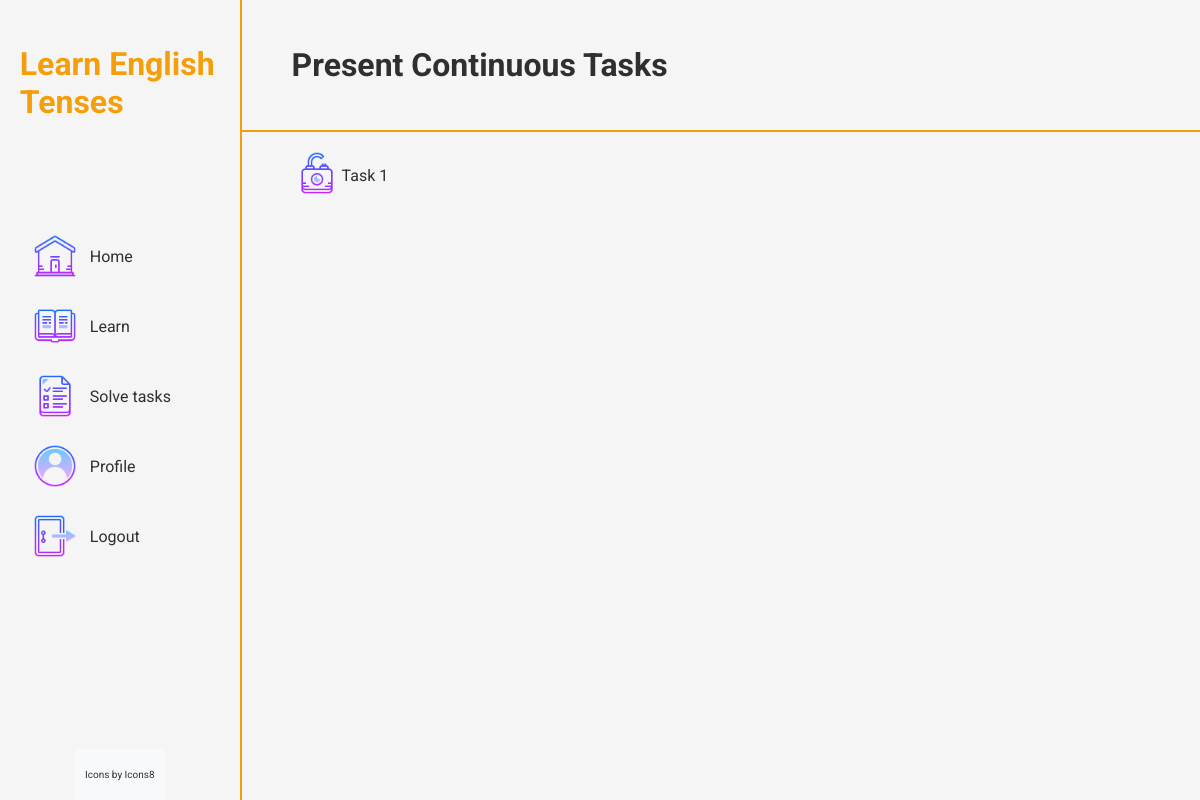
Page /home/present_continuous/tasks (signed in) on the earlier database version.
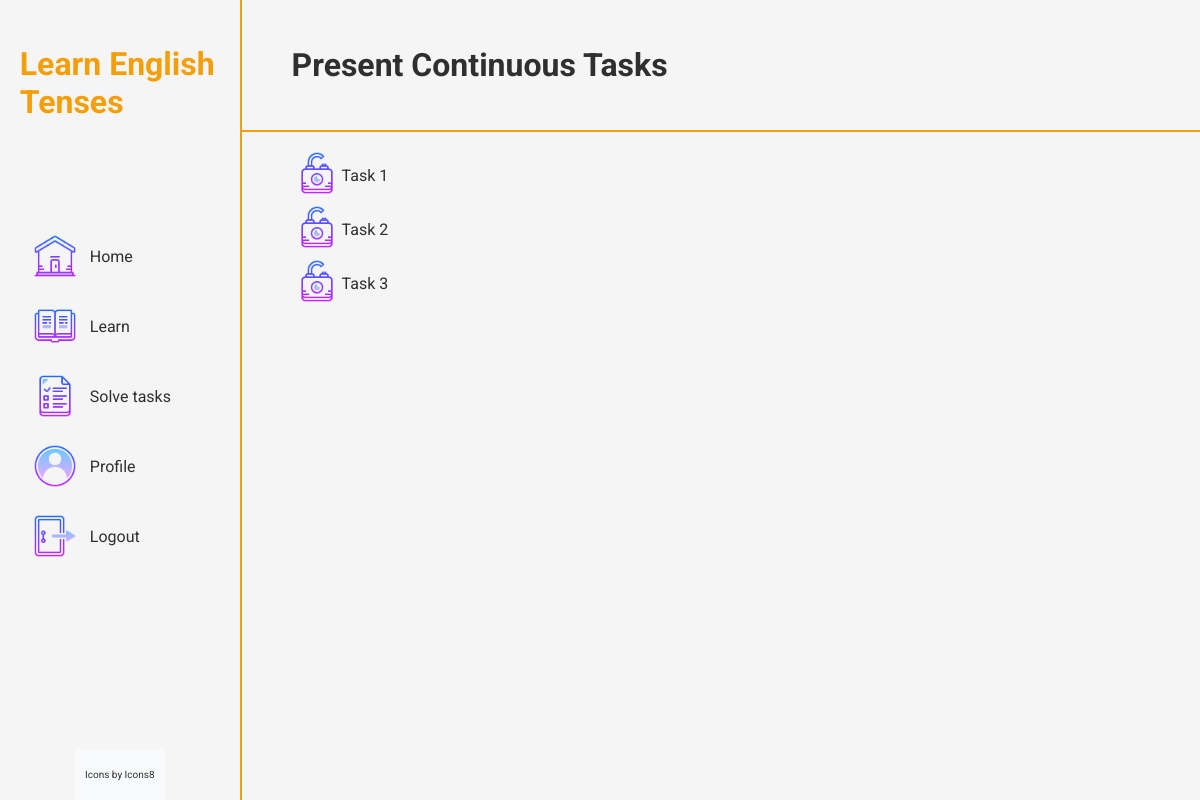
Same page on the later database version.
### learntenses/models.py (models this page shows, shortened)
class UserTask(models.Model):
    user = models.ForeignKey(UserProfile, on_delete=models.CASCADE)
    task = models.ForeignKey(Task, on_delete=models.CASCADE)
    completed = models.BooleanField(default=False)
    attempts = models.IntegerField(default=0)

class Task(models.Model):
    TENSE_CHOICES = [
        ('PS', 'Present Simple'),
        ('PC', 'Present Continuous'),
        ('PP', 'Present Perfect'),
        ('PaS', 'Past Simple'),
        ('PaC', 'Past Continuous'),
        ('PaP', 'Past Perfect'),
        ('FS', 'Future Simple'),
        ('FC', 'Future Continuous'),
        ('FP', 'Future Perfect'),
    ]
    TASK_NAMES = [
        ('1', 'Task 1'),
        ('2', 'Task 2'),
        ('3', 'Task 3'),
        ('4', 'Task 4'),
        ('5', 'Task 5'),
        ('6', 'Task 6')
    ]
    LEVELS = {
        '1' : 1,
        '2' : 2,
        '3' : 3,
        '4' : 4,
        '5' : 5,
        '6' : 6,
    }
    level = models.IntegerField(blank=True, null=True)
    tense = models.CharField(max_length=3, choices=TENSE_CHOICES)
    name = models.CharField(max_length=10, choices=TASK_NAMES)
    sentence = models.CharField(max_length=500)
    words = models.CharField(max_length=500)
    correct_words = models.CharField(max_length=500)
    class Meta:
        unique_together = ('name', 'tense')

### learntenses/views.py (the view)
# urls.py: path('<str:tense_name>/tasks', views.task_list, name='task_list'),
def task_list(request, tense_name):
    tense_mapping = {
        'present_simple': 'PS',
        'present_continuous': 'PC',
        'present_perfect': 'PP',
        'past_simple': 'PaS',
        'past_continuous': 'PaC',
        'past_perfect': 'PaP',
        'future_simple': 'FS',
        'future_continuous': 'FC',
        'future_perfect': 'FP',
    }
    tense_name_mapping = {
        'present_simple': 'Present Simple',
        'present_continuous': 'Present Continuous',
        'present_perfect': 'Present Perfect',
        'past_simple': 'Past Simple',
        'past_continuous': 'Past Continuous',
        'past_perfect': 'Past Perfect',
        'future_simple': 'Future Simple',
        'future_continuous': 'Future Continuous',
        'future_perfect': 'Future Perfect',
    }
    tense = tense_mapping.get(tense_name)
    tasks = Task.objects.filter(tense=tense).order_by('name')
    user_profile = UserProfile.objects.get(user=request.user)
    user_tasks = list(UserTask.objects.filter(user=user_profile, task__in=tasks).order_by('task__name'))
    if user_tasks:
        user_tasks[0].locked = False
        for i in range(1, len(user_tasks)):
            user_tasks[i].locked = not user_tasks[i-1].completed
    return render(request, 'learntenses/task_list.html', {'tasks': tasks, 'user_tasks': user_tasks, 'tense_name': tense_name_mapping.get(tense_name)})

### learntenses/templates/learntenses/task_list.html
{% extends 'learntenses/base.html' %}
{% block extra_css %}
  {% load static %}
  <link rel="stylesheet" href="{% static 'learntenses/styles/task_list.css' %}">
{% endblock %}
{% block content %}
  <div class="tasks-container">
    <div class="tasks-header">
      <h1>{{ tense_name }} Tasks</h1>
    </div>
    <div class="task-list">
      <ul>
        {% for user_task in user_tasks %}
            <li>
              <div class="task-item">
                <div class="task-icon">
                  {% if not user_task.locked %}
                    <img src="{% static 'learntenses/images/unlocked.png' %}" class="task-icon">
                  {% else %}
                    <img src="{% static 'learntenses/images/locked.png' %}" class="task-icon">
                  {% endif %}
                </div>
                <div class="task-name" style="color: {{ user_task.locked|yesno:'#A1B5B5,#2E2F2F' }};">
                  {% if not user_task.locked %}
                    <a href="{% url 'home:task_detail' user_task.task.tense user_task.task.id %}" style="color: inherit;">
                      Task {{ user_task.task.name }}
                    </a>
                  {% else %}
                    Task {{ user_task.task.name }}
                  {% endif %}
                </div>
              </div>
            </li>
        {% endfor %}
      </ul>
    </div>
  </div>
{% endblock %}

### learntenses/templates/learntenses/base.html (shortened to what this page needs)
<!DOCTYPE html>
<html lang="en">
<head>
  {% load static %}
  <link href="{% static 'learntenses/styles/base.css' %}" rel="stylesheet">
  {% block extra_css %}
  {% endblock %}
</head>
<body>
  <div class="container">
    <div class="navigation">
      <h1>Learn English Tenses</h1>
      {% if request.user.is_superuser %}
        <a href="{% url 'admin:index' %}">
          <img class="icon" src="{% static 'learntenses/images/admin-panel.png' %}" alt="">
          Admin Panel
        </a>
        {% if request.user.is_authenticated %}
          <a href="{% url 'home:create_task' %}">
            <img class="icon" src="{% static 'learntenses/images/plus.png' %}" alt="">
            Create tasks
          </a>
          <a href="{% url 'home:manage_tasks' %}">
            <img class="icon" src="{% static 'learntenses/images/manage.png' %}" alt="">
            Manage tasks
          </a>
          <form id="logout-form" method="POST" action="{% url 'home:logout' %}">
            {% csrf_token %}
          </form>
          <a href="#" onclick="document.getElementById('logout-form').submit();">
            <img class="icon" src="{% static 'learntenses/images/logout.png' %}" alt="">
            Logout
          </a>
        {% endif %}
      {% else %}
        <a href="{% url 'home:index' %}">
          <img class="icon" src="{% static 'learntenses/images/home.png' %}" alt="">
          Home
        </a>
        <a href="#">
          <img class="icon" src="{% static 'learntenses/images/learn.png' %}" alt="">
          Learn
        </a>
        <a href="#" id="solve-tasks">
          <img class="icon" src="{% static 'learntenses/images/solve-tasks.png' %}" alt="">
          Solve tasks
        </a>
        <a href="{% url 'home:profile' %}">
          <img class="icon" src="{% static 'learntenses/images/profile.png' %}" alt="">
          Profile
        </a>
        {% if request.user.is_authenticated %}
          <a href="#" onclick="document.getElementById('logout-form').submit();">
            <img class="icon" src="{% static 'learntenses/images/logout.png' %}" alt="">
            Logout
          </a>
        {% endif %}
      {% endif %}
      <div class="icon-credit">
        <p class="small-text">Icons by Icons8</p>
      </div>
    </div>
    <div class="content">
      {% block content %}
      {% endblock %}
    </div>
  </div>
</body>
</html>

### learntenses/static/learntenses/styles/base.css (style rules this page uses)
body { font-family: 'Roboto', sans-serif; margin: 0; padding: 0; background-color: #f5f5f5; }
.container { display: flex; }
.navigation { display: flex; flex-direction: column; justify-content: center; align-items: center; position: relative; border-right: 2px solid #F49F0A; color: white; padding: 0; margin: 0; width: 20%; height: 100vh; }
.navigation h1 { position: absolute; top: 0; padding-top: 10%; width: 200px; color:#F49F0A; }
.navigation a { color: #2E2F2F; text-decoration: none; padding: 5px; margin-bottom: 8px; width: 180px; border-radius: 20px; display: flex; align-items: center; border: 1px solid transparent; transition: background-color 0.1s ease; }
.icon { width: 50px; padding-right: 10px; }
.content { padding: 0; width: 80%; }
#solve-tasks { position: relative; }
.icon-credit { position: absolute; bottom: 0; background-color: #f8f9fa; color: #333; padding: 10px; text-align: center; }
.small-text { font-size: 10px; color: #333; text-align: center; }

### learntenses/static/learntenses/styles/task_list.css (style rules this page uses)
.tasks-header { display:flex; flex-direction: row; justify-content: space-between; align-items: center; border-bottom: 2px solid #F49F0A; padding-left: 50px; height: 130px; color: #2E2F2F; }
.task-list { padding-left: 50px; }
.task-icon { width: 50px; }
ul { list-style-type: none; padding: 0; }
.task-name a { text-decoration: none; }
.task-item { display: flex; align-items: center; }

Differences in the rows shown:
added UserTask: task.name "2"
added UserTask: task.name "3"
